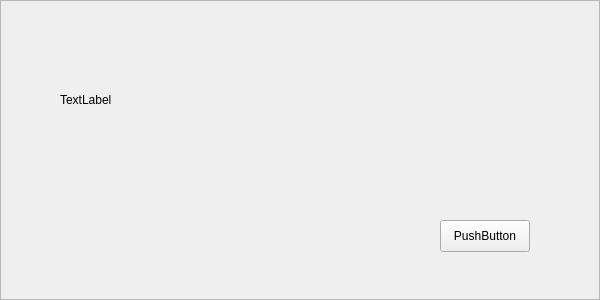
<?xml version="1.0" encoding="UTF-8"?>
<ui version="4.0">
 <class>Frame</class>
 <widget class="QFrame" name="Frame">
  <property name="geometry">
   <rect>
    <x>0</x>
    <y>0</y>
    <width>600</width>
    <height>300</height>
   </rect>
  </property>
  <property name="windowTitle">
   <string>Frame</string>
  </property>
  <property name="frameShape">
   <enum>QFrame::StyledPanel</enum>
  </property>
  <property name="frameShadow">
   <enum>QFrame::Raised</enum>
  </property>
  <widget class="QPushButton" name="nextButton">
   <property name="geometry">
    <rect>
     <x>440</x>
     <y>220</y>
     <width>90</width>
     <height>32</height>
    </rect>
   </property>
   <property name="text">
    <string>PushButton</string>
   </property>
   <property name="UIText" stdset="0">
    <string>110007</string>
   </property>
   <property name="UIClass" stdset="0">
    <string>wbutton</string>
   </property>
  </widget>
  <widget class="QLabel" name="promptLabel">
   <property name="geometry">
    <rect>
     <x>60</x>
     <y>40</y>
     <width>480</width>
     <height>120</height>
    </rect>
   </property>
   <property name="text">
    <string>TextLabel</string>
   </property>
   <property name="UIText" stdset="0">
    <string>110219</string>
   </property>
   <property name="UIClass" stdset="0">
    <string>wtext</string>
   </property>
  </widget>
 </widget>
 <resources/>
 <connections/>
</ui>
